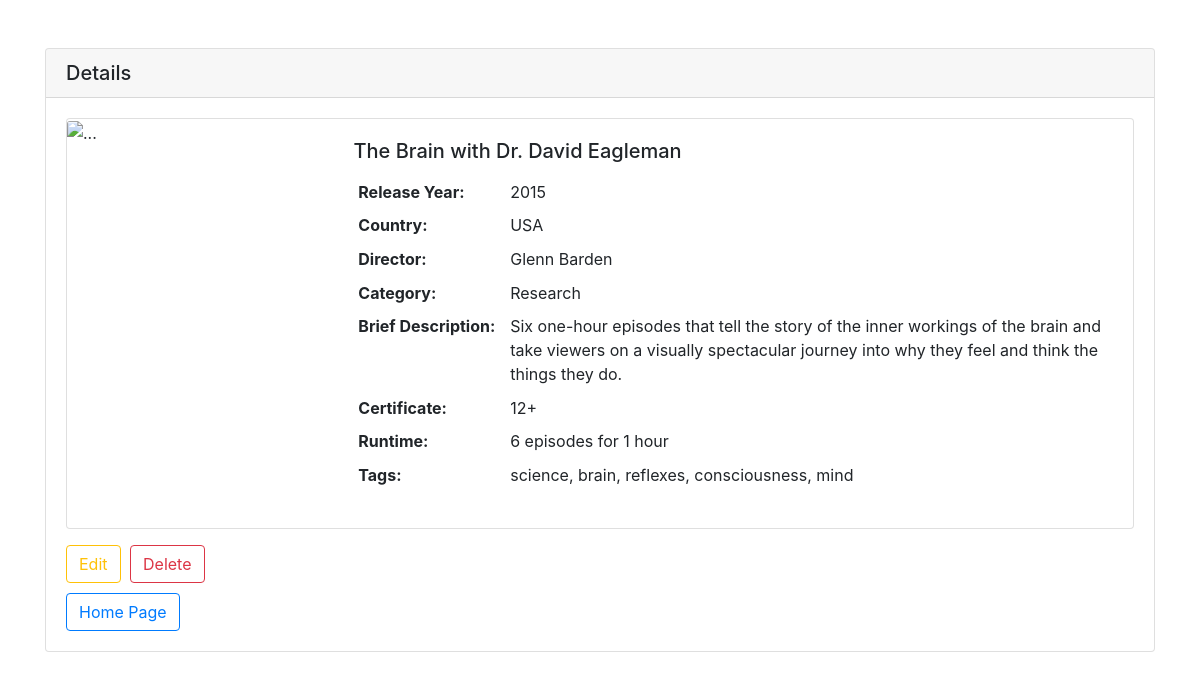
The page /details_documentary/f8ccc193-e136-4e5b-a95e-5f887ff02df9 on the database its author committed.
### tables this page shows
CREATE TABLE documentary_films(
    id TEXT PRIMARY KEY,
    title TEXT NOT NULL,
    release_year INTEGER NOT NULL CHECK ( release_year > 1894 AND release_year < 2025 ),
    country TEXT NOT NULL,
    director TEXT NOT NULL,
    category TEXT NOT NULL,
    brief_description TEXT NOT NULL,
    certificate TEXT NOT NULL,
    runtime TEXT NOT NULL,
    tags TEXT NOT NULL
);

### app/main.py (the view)
    @app.route("/details_documentary/<id>", methods=['GET'])
    def details_documentary_by_id(id):
        documentary_film = db_documentary.get_documentary_by_id(db_documentary.open_db(db_url), id)
        return render_template('details_documentary.html', documentary_film=documentary_film)

### app/db_documentary.py (called while the page is built)
def open_db(url):
    db = sqlite3.connect(url)
    db.row_factory = sqlite3.Row
    return db

def get_documentary_by_id(db, id):
    with db:
        cursor = db.cursor()
        cursor.execute('''SELECT id, title, release_year, country, director, category, brief_description, certificate,
        runtime, tags FROM documentary_films WHERE id = :id''', {'id': id})
        for row in cursor:
            return Documentary(
                row['id'],
                row['title'],
                row['release_year'],
                row['country'],
                row['director'],
                row['category'],
                row['brief_description'],
                row['certificate'],
                row['runtime'],
                row['tags']
            )

### app/templates/details_documentary.html (shortened to what this page needs)
<!doctype html>
<html lang="en">
<head>
    <link rel="stylesheet" href="https://stackpath.bootstrapcdn.com/bootstrap/4.3.1/css/bootstrap.min.css"
>
</head>
<body>
<div class="container">
    <div class="row">
        <div class="col pt-5">
            <div class="card">
                <h5 class="card-header">Details</h5>
                <div class="card-body">
                    <div class="card mb-3" >
                      <div class="row no-gutters">
                        <div class="col-md-3">
                          <img src="..." class="card-img" alt="...">
                        </div>
                        <div class="col-md-9">
                          <div class="card-body">
                            <h5 class="card-title">{{ documentary_film.title }}</h5>
                              <table style="table-layout: fixed" class="table table-sm table-borderless">
                                  <tbody>
                                      <tr>
                                          <th style="width: 20px" align="left">Release Year: </th>
                                          <td style="width: 80px" align="left">{{ documentary_film.release_year }}</td>
                                      </tr>
                                      <tr>
                                          <th>Country: </th>
                                          <td>{{ documentary_film.country }}</td>
                                      </tr>
                                      <tr>
                                          <th>Director: </th>
                                          <td>{{ documentary_film.director }}</td>
                                      </tr>
                                      <tr>
                                          <th>Category: </th>
                                          <td>{{ documentary_film.category }}</td>
                                      </tr>
                                      <tr>
                                          <th>Brief Description: </th>
                                          <td>{{ documentary_film.brief_description }}</td>
                                      </tr>
                                      <tr>
                                          <th>Certificate: </th>
                                          <td>{{ documentary_film.certificate }}</td>
                                      </tr>
                                      <tr>
                                          <th>Runtime: </th>
                                          <td>{{ documentary_film.runtime }}</td>
                                      </tr>
                                      <tr>
                                          <th>Tags: </th>
                                          <td>{{ documentary_film.tags }}</td>
                                      </tr>
                                  </tbody>
                              </table>
                          </div>
                        </div>
                      </div>
                    </div>
                    <a href="{{ url_for('edit_documentary_form', id=documentary_film.id) }}"
                       class="btn btn-outline-warning">Edit</a>
                    <a href="{{ url_for('remove_documentary_form', id=documentary_film.id) }}" style="margin-left: 5px"
                       class="btn btn-outline-danger">Delete</a>
                    <div>
                    <a href="{{ url_for('index') }}"><button style="margin-top: 10px" type="button"
                                                             class="btn btn-outline-primary">Home Page</button></a>
                    </div>
                </div>
            </div>
        </div>
    </div>
</div>
</body>
</html>

### rows shown on the page
documentary_films: title "The Brain with Dr. David Eagleman", release_year "2015", country "USA", director "Glenn Barden", category "Research", brief_description "Six one-hour episodes that tell the story of the inner workings of the brain and take viewers on a visually spectacular journey into why they feel and think the things they do.", certificate "12+", runtime "6 episodes for 1 hour", tags "science, brain, reflexes, consciousness, mind"
